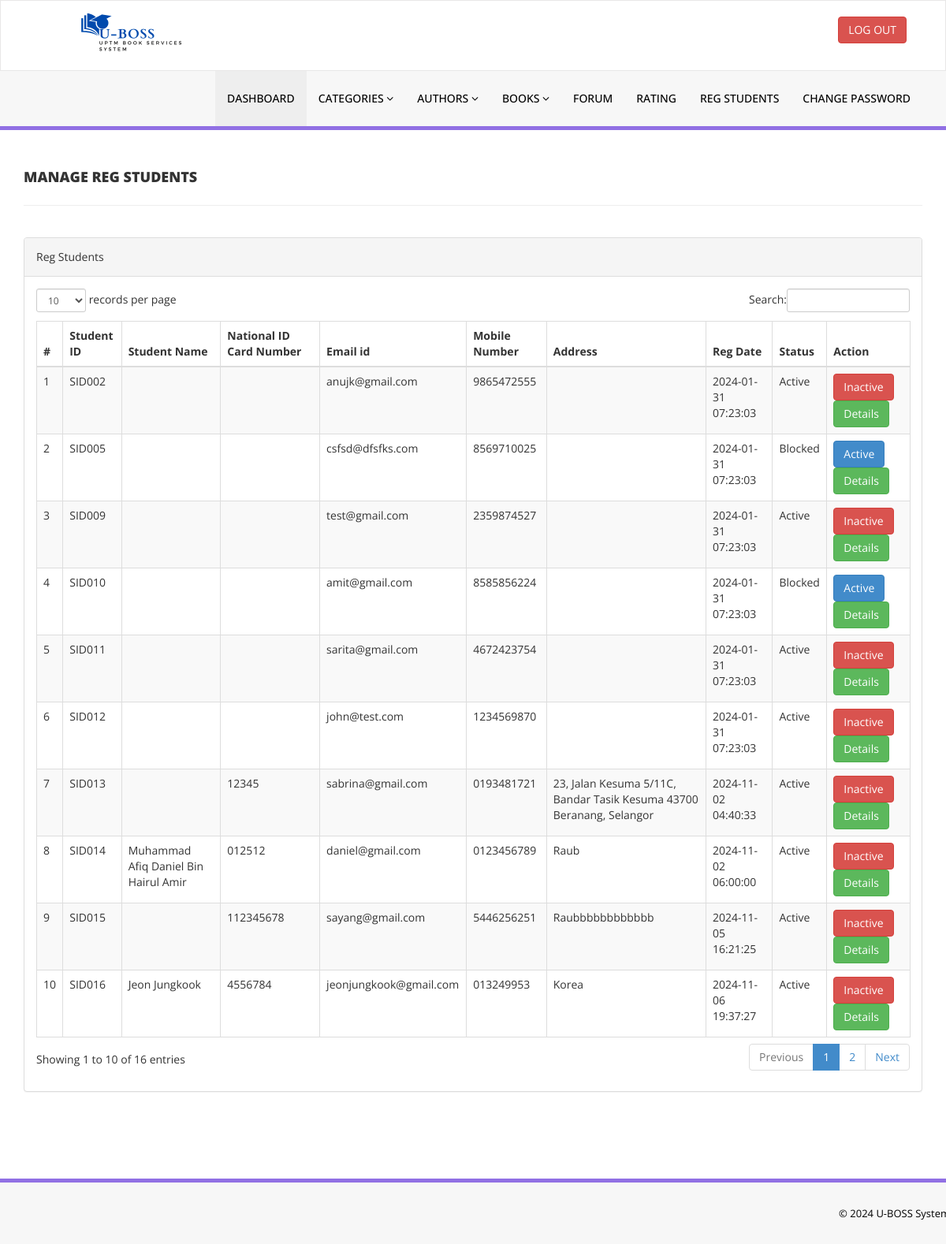
The page /library/admin/reg-students.php (signed in) on the database its author committed.
### tables this page shows
CREATE TABLE `tblstudents` (
  `id` int(11) NOT NULL,
  `StudentId` varchar(100) DEFAULT NULL,
  `EmailId` varchar(120) DEFAULT NULL,
  `MobileNumber` char(11) DEFAULT NULL,
  `Password` varchar(120) DEFAULT NULL,
  `Status` int(1) DEFAULT NULL,
  `RegDate` timestamp NULL DEFAULT current_timestamp(),
  `UpdationDate` timestamp NULL DEFAULT NULL ON UPDATE current_timestamp(),
  `Address` varchar(255) NOT NULL,
  `IdCardNumber` varchar(12) NOT NULL,
  `FirstName` varchar(255) DEFAULT NULL,
  `LastName` varchar(255) DEFAULT NULL,
  `Poscode` varchar(5) DEFAULT NULL,
  `State` varchar(255) DEFAULT NULL
);

### library/admin/reg-students.php (the view, shortened to what this page needs)
<?php
include('includes/config.php');
if(strlen($_SESSION['alogin'])==0)
{
    header('location:index.php');
}
else {
?>
<!DOCTYPE html>
<html xmlns="http://www.w3.org/1999/xhtml">
<head>
    <link href="assets/css/bootstrap.css" rel="stylesheet" />
    <link href="assets/css/font-awesome.css" rel="stylesheet" />
    <link href="assets/js/dataTables/dataTables.bootstrap.css" rel="stylesheet" />
    <link href="assets/css/style.css" rel="stylesheet" />
</head>
<body>
    <?php include('includes/header.php');?>
    <div class="content-wrapper">
         <div class="container">
            <div class="row pad-botm">
                <div class="col-md-12">
                    <h4 class="header-line">Manage Reg Students</h4>
                </div>
            </div>
            <div class="row">
                <div class="col-md-12">
                    <div class="panel panel-default">
                        <div class="panel-heading">
                          Reg Students
                        </div>
                        <div class="panel-body">
                            <div class="table-responsive">
                                <table class="table table-striped table-bordered table-hover" id="dataTables-example">
                                    <thead>
                                        <tr>
                                            <th>#</th>
                                            <th>Student ID</th>
                                            <th>Student Name</th>
                                            <th>National ID Card Number</th>
                                            <th>Email id </th>
                                            <th>Mobile Number</th>
                                            <th>Address</th>
                                            <th>Reg Date</th>
                                            <th>Status</th>
                                            <th>Action</th>
                                        </tr>
                                    </thead>
                                    <tbody>
<?php
$sql = "SELECT * from tblstudents";
$query = $dbh -> prepare($sql);
$query->execute();
$results = $query->fetchAll(PDO::FETCH_OBJ);
$cnt = 1;
if($query->rowCount() > 0) {
    foreach($results as $result) { ?>
                                        <tr class="odd gradeX">
                                            <td class="center"><?php echo htmlentities($cnt);?></td>
                                            <td class="center"><?php echo htmlentities($result->StudentId);?></td>
                                            <td class="center"><?php echo htmlentities($result->FirstName . ' ' . $result->LastName); ?></td>
                                            <td class="center"><?php echo htmlentities($result->IdCardNumber);?></td>
                                            <td class="center"><?php echo htmlentities($result->EmailId);?></td>
                                            <td class="center"><?php echo htmlentities($result->MobileNumber);?></td>
                                            <td class="center"><?php echo htmlentities($result->Address);?></td>
                                            <td class="center"><?php echo htmlentities($result->RegDate);?></td>
                                            <td class="center"><?php if($result->Status==1) {
                                                echo htmlentities("Active");
                                            } else {
                                                echo htmlentities("Blocked");
                                            } ?></td>
                                            <td class="center">
<?php if($result->Status==1) { ?>
<a href="reg-students.php?inid=<?php echo htmlentities($result->id);?>" onclick="return confirm('Are you sure you want to block this student?');">
    <button class="btn btn-danger"> Inactive</button>
<?php } else { ?>
<a href="reg-students.php?id=<?php echo htmlentities($result->id);?>" onclick="return confirm('Are you sure you want to active this student?');">
    <button class="btn btn-primary"> Active</button>
<?php } ?>
<a href="student-history.php?stdid=<?php echo htmlentities($result->StudentId);?>">
    <button class="btn btn-success"> Details</button>
</a>
                                            </td>
                                        </tr>
<?php
$cnt = $cnt + 1;
    }
} ?>
                                    </tbody>
                                </table>
                            </div>
                        </div>
                    </div>
                </div>
            </div>
        </div>
    </div>
    <?php include('includes/footer.php');?>
</body>
</html>
<?php } ?>

### library/admin/assets/css/style.css (style rules this page uses)
.content-wrapper { margin-top: 40px; min-height:800px; padding-bottom:90px; }
.header-line { font-weight:900; padding-bottom:25px; border-bottom:1px solid #eeeeee; text-transform:uppercase; }
.pad-botm { padding-bottom:30px; }

### rows shown on the page
tblstudents: StudentId "SID002", EmailId "anujk@gmail.com", MobileNumber "9865472555", RegDate "2024-01-31 07:23:03"
tblstudents: StudentId "SID005", EmailId "csfsd@dfsfks.com", MobileNumber "8569710025", RegDate "2024-01-31 07:23:03"
tblstudents: StudentId "SID009", EmailId "test@gmail.com", MobileNumber "2359874527", RegDate "2024-01-31 07:23:03"
tblstudents: StudentId "SID010", EmailId "amit@gmail.com", MobileNumber "8585856224", RegDate "2024-01-31 07:23:03"
tblstudents: StudentId "SID011", EmailId "sarita@gmail.com", MobileNumber "4672423754", RegDate "2024-01-31 07:23:03"
tblstudents: StudentId "SID012", EmailId "john@test.com", MobileNumber "1234569870", RegDate "2024-01-31 07:23:03"
tblstudents: StudentId "SID013", IdCardNumber "12345", EmailId "sabrina@gmail.com", MobileNumber "0193481721", Address "23, Jalan Kesuma 5/11C, Bandar Tasik Kesuma 43700 Beranang, Selangor", RegDate "2024-11-02 04:40:33"
tblstudents: StudentId "SID014", FirstName+LastName "Muhammad Afiq Daniel Bin Hairul Amir", IdCardNumber "012512", EmailId "daniel@gmail.com", MobileNumber "0123456789", Address "Raub", RegDate "2024-11-02 06:00:00"
tblstudents: StudentId "SID015", IdCardNumber "112345678", EmailId "sayang@gmail.com", MobileNumber "5446256251", Address "Raubbbbbbbbbbbb", RegDate "2024-11-05 16:21:25"
tblstudents: StudentId "SID016", FirstName+LastName "Jeon Jungkook", IdCardNumber "4556784", EmailId "jeonjungkook@gmail.com", MobileNumber "013249953", Address "Korea", RegDate "2024-11-06 19:37:27"
